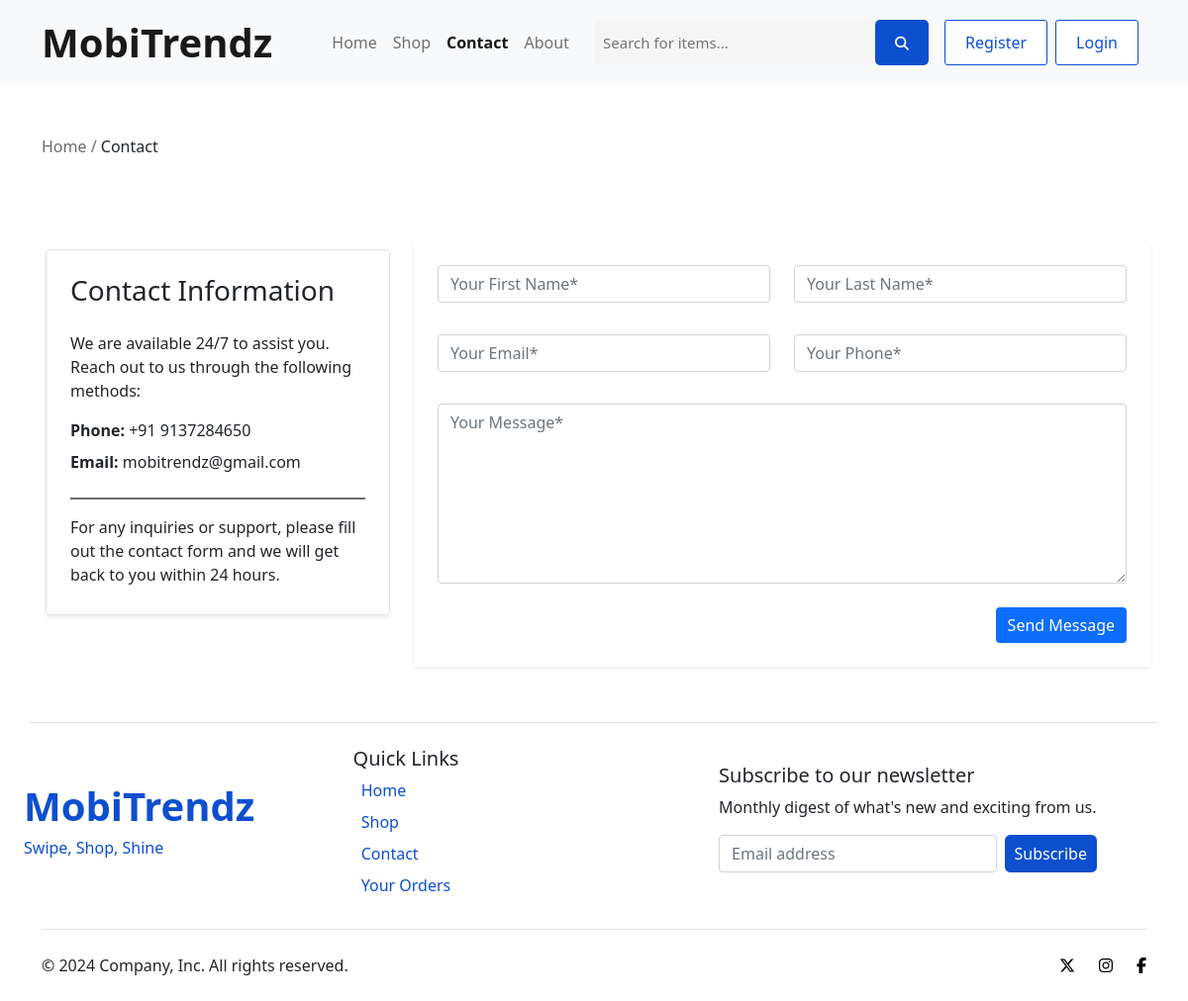
The app's page /contact.php, older data.
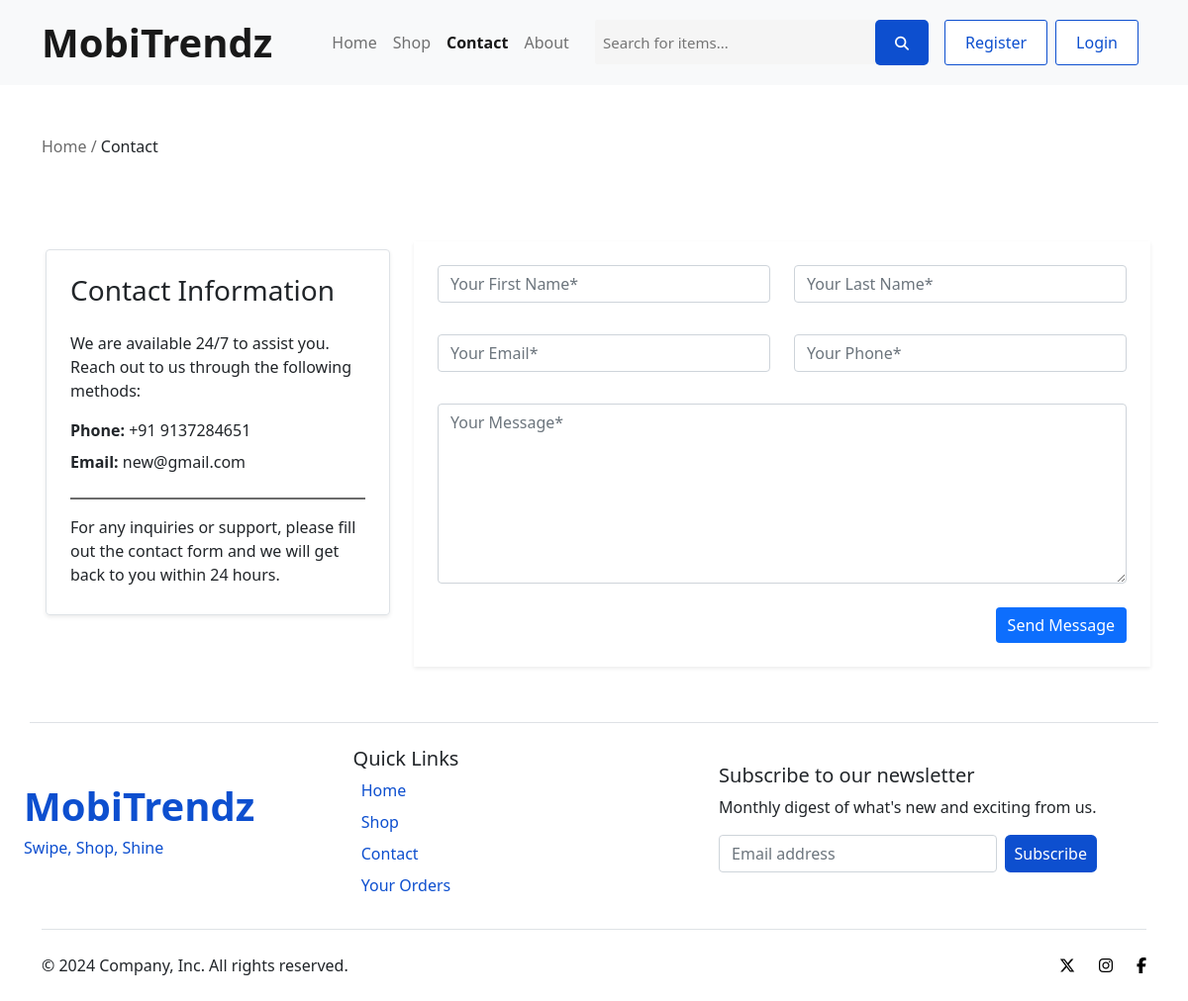
The same page, newer data.
### tables this page shows
CREATE TABLE `contact_page_details_tbl` (
  `Contact_Email` varchar(255) DEFAULT NULL,
  `Contact_Number` varchar(20) DEFAULT NULL
);

### contact.php (the view, shortened to what this page needs)
<?php $title="Contact";include('header.php');
$query = "SELECT `Contact_Email`, `Contact_Number` FROM `contact_page_details_tbl`";
    $result = mysqli_query($con, $query);
    $contact = mysqli_fetch_assoc($result);
?>
    <div class="container sitemap">
        <p><a href="index.php" class="text-decoration-none dim link">Home /</a> Contact</p>
    </div>
    <div class="container">
        <div class="row">
                <div class="col-12 col-md-4 p-3">
            <div class="shadow-sm p-4 rounded border">
                <h3 class="mb-4">Contact Information</h3>
                <p class="mb-3">We are available 24/7 to assist you. Reach out to us through the following methods:</p>
                <p class="mb-2"><strong>Phone:</strong> +91 <?php echo $contact["Contact_Number"]; ?></p>
                <p class="mb-4"><strong>Email:</strong> <?php  echo $contact["Contact_Email"]; ?></p>
                <div class="line mb-3"></div>
                <p class="mb-1">For any inquiries or support, please fill out the contact form and we will get back to you within 24 hours.</p>
            </div>
        </div>
        <div class="col-12 col-md-8 p-2">
    <div class="shadow-sm p-4">
        <form id="contactForm" method="POST" onsubmit="return contactFormValidation()">
            <div class="row mb-3">
                <div class="col-md-6">
                    <input type="text" id="contactName" name="FirstName" placeholder="Your First Name*" class="form-control">
                </div>
                <div class="col-md-6">
                    <input type="text" id="contactName2" name="LastName" placeholder="Your Last Name*" class="form-control">
                </div>
            </div>
            <div class="row mb-3">
                <div class="col-md-6">
                    <input type="text" id="contactEmail" name="Email" placeholder="Your Email*" class="form-control">
                </div>
                <div class="col-md-6">
                    <input type="text" id="contactPhone" name="Phone" placeholder="Your Phone*" class="form-control">
                </div>
            </div>
            <div class="mb-3">
                <textarea id="contactMessage" name="Message" class="form-control" rows="7" placeholder="Your Message*"></textarea>
            </div>
            <div class="d-flex justify-content-end">
                <input type="submit" name="submit" value="Send Message" class="btn btn-primary mt-2">
            </div>
        </form>
    </div>
</div>
        </div>
    </div>
<?php include('footer.php');
?>

Row changes from the older to the newer data that the page shows:
removed contact_page_details_tbl: Contact_Number "9137284650", Contact_Email "mobitrendz@gmail.com"
added contact_page_details_tbl: Contact_Number "9137284651", Contact_Email "new@gmail.com"
